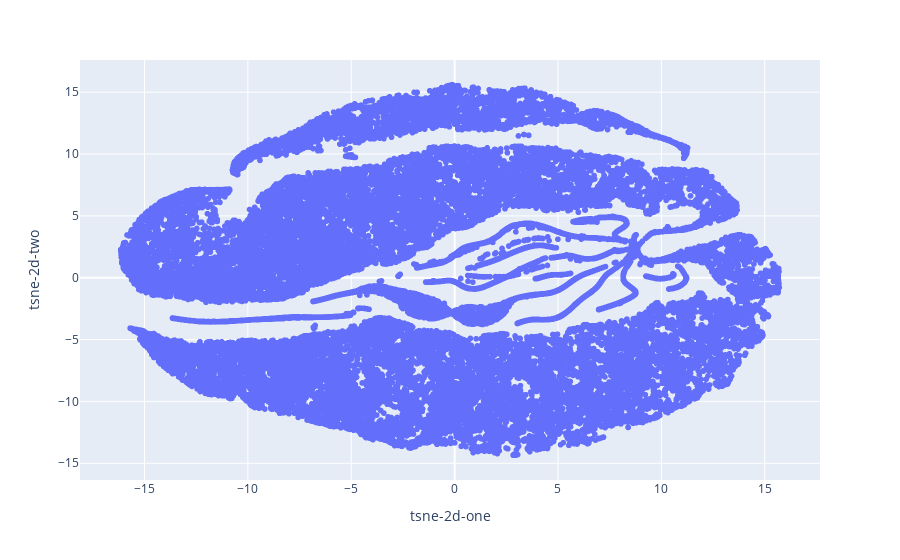

The cell this chart's notebook holds for it:
### Code cell
fig = px.scatter(
    user_representation, x=user_representation['tsne-2d-one'], y=user_representation['tsne-2d-two'],
)
fig.show()

### Figure 1 — Plotly figure (JSON) as saved in the notebook; plotly's stock layout.template omitted (floating-point values rounded to 4 significant figures; data arrays with more than 128 entries replaced by an {"elided": "..."} marker saying what was removed)
{"data": [{"hovertemplate": "tsne-2d-one=%{x}<br>tsne-2d-two=%{y}<extra></extra>", "legendgroup": "", "marker": {"color": "#636efa", "symbol": "circle"}, "mode": "markers", "name": "", "showlegend": false, "type": "scattergl", "x": {"elided": "51149 float values"}, "xaxis": "x", "y": {"elided": "51149 float values"}, "yaxis": "y"}], "layout": {"legend": {"tracegroupgap": 0}, "margin": {"t": 60}, "xaxis": {"anchor": "y", "domain": [0, 1], "title": {"text": "tsne-2d-one"}}, "yaxis": {"anchor": "x", "domain": [0, 1], "title": {"text": "tsne-2d-two"}}}}
